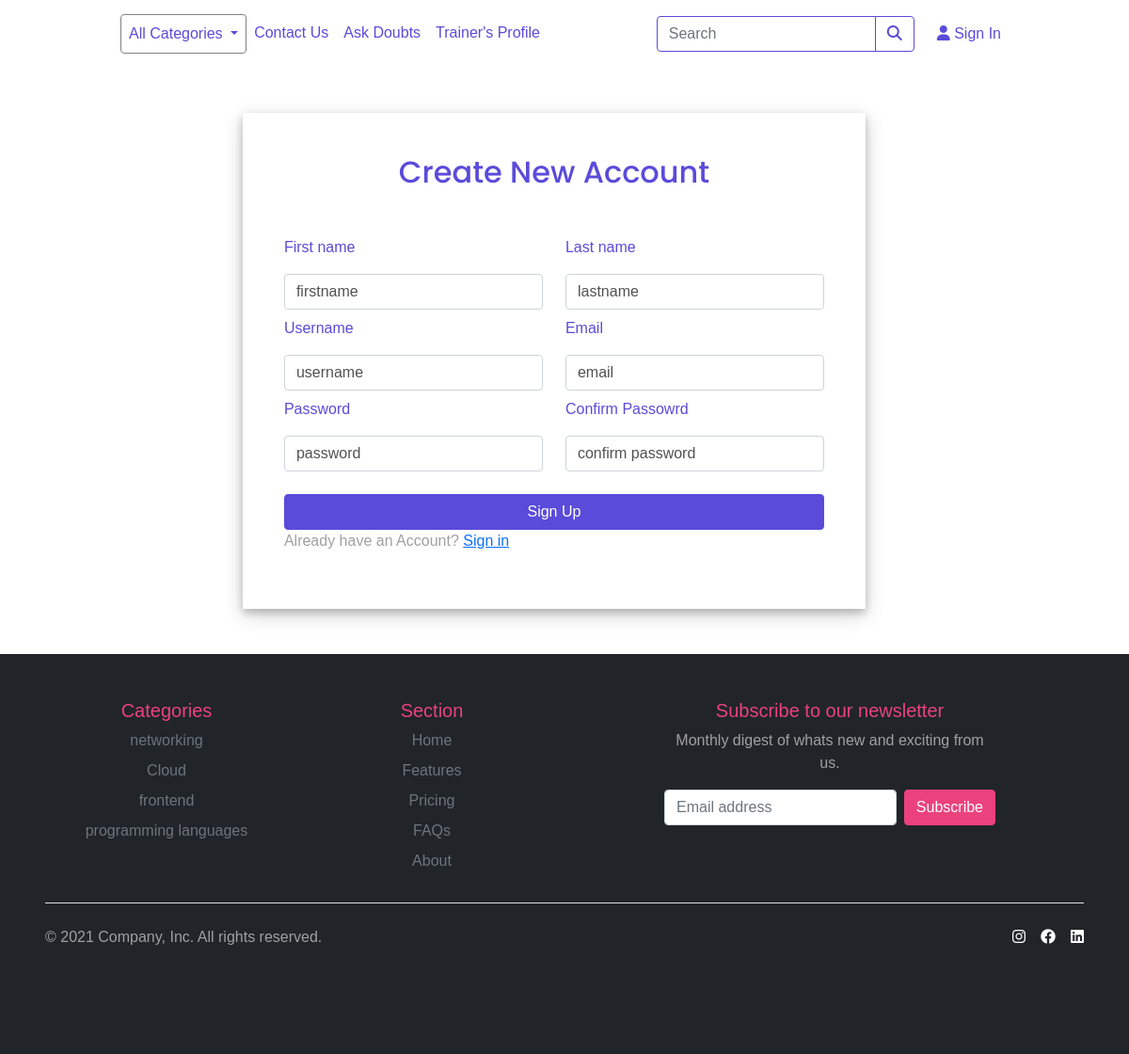
Screenshot of /register with the database file from the repository.
### eduapp/models.py (models this page shows, shortened)
class Category(models.Model):
    name=models.CharField(max_length=100)
    image=models.ImageField(upload_to='eduapp/images/category')
    slug=models.SlugField(max_length=255,unique=True)
    class Meta:
        verbose_name_plural='categories'
    def get_absolute_url(self):
        return reverse('course_view',args=[self.slug])

### eduapp/views.py (the view, shortened to what this page needs)
# urls.py: path('register',views.register,name='register'),
def register(request):
    form=CreateUserForm()
    return render(request,'forms/signup.html',{"form":form})

### eduapp/forms.py
class CreateUserForm(forms.Form):
    first_name=forms.CharField(widget=forms.TextInput(attrs={'class':'form-control mt-2','placeholder':'firstname'}))
    last_name=forms.CharField(widget=forms.TextInput(attrs={'class':'form-control mt-2','placeholder':'lastname'}))
    username = forms.CharField(widget=forms.TextInput(attrs={'class':'form-control mt-2','placeholder':'username'}),required=True)
    email = forms.EmailField(widget=forms.EmailInput(attrs={'class':'form-control mt-2','placeholder':'email'}),required=True)
    password = forms.CharField(widget=forms.PasswordInput(attrs={'class':'form-control mt-2','placeholder':'password'}),required=True)
    password_repeat = forms.CharField(widget=forms.PasswordInput(attrs={'class':'form-control mt-2','placeholder':'confirm password'}))

### eduapp/views.py (called while the page is built)
def categories(request):
    return{
        'categories':Category.objects.all()
    }

def products(request):
    return{
        'products':Course.objects.all()
    }

### eduapp/templates/forms/signup.html (shortened to what this page needs)
{% extends 'base.html' %}
{%block content %}
{% load static %}
<section id="enrollform">
    <div class="login-card m-20 text-start">
        <div class="text-center"><h2 class="cl-blue mb-5">Create New Account</h2></div>
        <form method="POST">
            <div class="row">
                <div class="col-lg-6">
                    <label for="uname" class="form-label">{{form.first_name.label}}</label>
                    {{form.first_name}}
                </div>
                <div class="col-lg-6">
                    <label for="email" class="form-label">{{form.last_name.label}}</label>
                    {{form.last_name}}
                </div>
            </div>
            <div class="row mt-2">
                <div class="col-lg-6">
                    <label for="uname" class="form-label">{{form.username.label}}</label>
                    {{form.username}}
                </div>
                <div class="col-lg-6">
                    <label for="email" class="form-label">{{form.email.label}}</label>
                    {{form.email}}
                </div>
            </div>
            <div class="row">
                <div class="col-lg-6">
                    <label for="pass" class="form-label mt-2">{{form.password.label}}</label>
                    {{form.password}}
                </div>
                <div class="col-lg-6">
                    <label for="pass2" class="form-label mt-2">Confirm Passowrd</label>
                    {{form.password_repeat}}
                </div>
            </div>
            <div>
                <input type="submit" value="Sign Up" class="btn-custom-dark btn mt-4 w-100">
            </div>
        </form>
        <p><span class="pt-2">Already have an Account? </span><a href="{% url 'login' %}"><span>Sign in</span></a></p>
    </div>
</section>
{% endblock %}

### eduapp/templates/base.html (shortened to what this page needs)
<!DOCTYPE html>
<html lang="en">
<head>
<link rel="stylesheet" href="https://cdnjs.cloudflare.com/ajax/libs/font-awesome/6.4.0/css/all.min.css" />
  <link href="https://cdn.jsdelivr.net/npm/bootstrap@5.0.2/dist/css/bootstrap.min.css" rel="stylesheet"
>
  {% load static %}
  <link rel="stylesheet" type="text/css" href="{% static 'css/style.css' %}" />
  <link rel="stylesheet" href="https://cdn.ckeditor.com/ckeditor5/39.2.0/classic/ckeditor.css">
</head>
<body>
  <nav class="navbar navbar-expand-lg navbar-light">
    <div class="container-fluid">
      <div class="collapse navbar-collapse" id="navbarSupportedContent">
        <ul class="navbar-nav me-auto mb-lg-0">
          <li class="nav-item dropdown border rounded nav-dropdown">
            <a class="nav-link dropdown-toggle" href="#" id="navbarDropdown" role="button" data-bs-toggle="dropdown" aria-expanded="false">
              All Categories
            </a>
          </li>
          <li class="nav-item">
            <a class="nav-link" href="{% url 'contact' %}">Contact Us</a>
          </li>
          <li class="nav-item">
            <a class="nav-link" href="{% url 'displayQuestions' %}">Ask Doubts</a>
          </li>
          <li class="nav-item">
            <a class="nav-link" href="{% url 'profile' %}">Trainer's Profile</a>
          </li>
        </ul>
        <form class="d-flex" action="{% url 'search_results' %}" method="get">
          <div class="input-group" id="search">
            <input class="form-control me-auto" type="search" placeholder="Search" aria-label="Search" name="q">
            <button id="search-button" type="submit" class="btn">
              <i class="fas fa-search"></i>
            </button>
          </div>
        </form>
        {% if request.user.is_authenticated %}
        <div class="dropdown mx-2">
          <a class="nav-link dropdown-toggle" type="button" id="dropdownMenuButton1" data-bs-toggle="dropdown" aria-expanded="false">
            <i class="fa-solid fa-user cl-blue"></i>
          <span>{{request.user}}</span>
          </a>
          <ul class="dropdown-menu" aria-labelledby="dropdownMenuButton1">
            <li><a class="dropdown-item" href="#">Settings</a></li>
            <li><a class="dropdown-item" href="{% url 'userProfile' %}"> Profile</a></li>
            <li><a class="dropdown-item" href="{% url 'dashboard' %}">Dashboard</a></li>
            <li><a class="dropdown-item" href="{% url 'logout' %}">Logout</a></li>
          </ul>
        </div>
        {% else %}
        <a href="{% url 'login' %}?next={{request.path}}" class="m-2 nav-link"><i class="fa-solid fa-user"></i><span> Sign In</span></a>
        {% endif %}
      </div>
    </div>
  </nav>
  {%block content %}{% endblock %}
    <footer>
      <div class="container-fluid bg-dark p-5 text-white">
      <div class="row">
        <div class="col-lg-3 col-md-3">
          <h5>Categories</h5>
          <ul class="nav flex-column">
            {% for i in categories %}
            <li class="nav-item mb-2"><a href="{{i.get_absolute_url}}" class="nav-link p-0 text-muted">{{i.name}}</a></li>
            {% endfor%}
          </ul>
        </div>
        <div class="col-lg-3 col-md-3">
          <h5>Section</h5>
          <ul class="nav flex-column">
            <li class="nav-item mb-2"><a href="#" class="nav-link p-0 text-muted">Home</a></li>
            <li class="nav-item mb-2"><a href="#" class="nav-link p-0 text-muted">Features</a></li>
            <li class="nav-item mb-2"><a href="#" class="nav-link p-0 text-muted">Pricing</a></li>
            <li class="nav-item mb-2"><a href="#" class="nav-link p-0 text-muted">FAQs</a></li>
            <li class="nav-item mb-2"><a href="#" class="nav-link p-0 text-muted">About</a></li>
          </ul>
        </div>
        <div class="col-lg-4 col-md-4 offset-lg-1">
          <form>
            <h5>Subscribe to our newsletter</h5>
            <p>Monthly digest of whats new and exciting from us.</p>
            <div class="d-flex flex-md-row flex-lg-row flex-column w-100 gap-2">
              <input id="newsletter1" type="text" class="form-control" placeholder="Email address">
              <button class="btn btn-pink" type="button">Subscribe</button>
            </div>
          </form>
        </div>
      </div>
      <div class="d-flex  flex-lg-row flex-md-row flex-column justify-content-between py-4 my-4 border-top">
        <p>&copy; 2021 Company, Inc. All rights reserved.</p>
        <ul class="list-unstyled d-flex ">
          <li class="ms-3"><i class="fa-brands fa-instagram"></i></li>
          <li class="ms-3"><i class="fa-brands fa-facebook"></i></li>
          <li class="ms-3"><i class="fa-brands fa-linkedin"></i></li>
        </ul>
      </div>
    </div>
    </footer>
</body>
</html>

### static/css/style.css (style rules this page uses)
:root { --light-blue:#edf5e1; --light-blue-dark:#5A4BDA; --light-purple:#f7f1ff; --dark-purple:#1B0A31; --success:#198754; --pink-color:#eb427e; --color-white: #ffffff; --color-light: #f1f5f8; --color-black: #252a32; --color-blue: #148cb8; --color-red: #d32f2f; --box-shadow: 0 4px 6px -1px rgba(0, 0, 0, 0.1), 0 2px 4px -1px rgba(0, 0, 0, 0.06); }
body { font-family: 'Verdana', sans-serif; text-align: center; }
h1,h2,h3 { font-family:"Poppins"; }
p { color: #a0a0a0; }
.m-20 { margin: 0 4%; padding: 4%; }
nav a { color: var(--light-blue-dark) !important; }
nav { padding:50px 100px; }
.nav-dropdown { border: 1px solid gray !important; }
#search input { background-color:none; border: 1px solid var(--light-blue-dark); }
#search-button { background-color:none; border: 1px solid var(--light-blue-dark); }
#search-button i { color: var(--light-blue-dark); }
.row { border: none; }
.btn-custom-dark { border: 1px solid var(--light-blue-dark) !important; color: white !important; background: var(--light-blue-dark); }
footer h5 { color: var(--pink-color); }
.btn-pink { border: 1px solid var(--pink-color) !important; color: white !important; background: var(--pink-color); }
.cl-blue { color: var(--light-blue-dark); }
label { color: var(--light-blue-dark); }
.login-card { width: 60%; position: relative; left: 15%; margin-top: 4%; box-shadow: 0 4px 8px 0 rgba(0, 0, 0, 0.2), 0 6px 20px 0 rgba(0, 0, 0, 0.19); }
.login-card h2 { color: var(--light-blue-dark); }
.login-card input::placeholder { color: #515151; }
#enrollform { margin: 4%; }

### rows the page displays
Category: name "networking"
Category: name "Cloud"
Category: name "frontend"
Category: name "programming languages"
